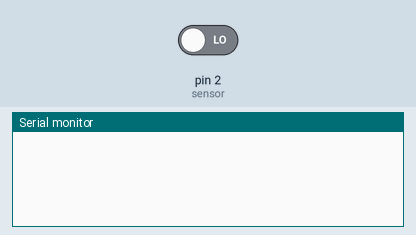
This sketch was run on a simulated Arduino Uno, built with avr-gcc and run on an emulated ATmega328P. Parts: the last lines printed to the serial monitor. The inputs (shaded band) are chosen by the test bench; at power-on: pin 2 (sensor) LOW.

Above: at 1.8 s.
1.9 s: pin 2 (sensor) driven HIGH
At 3.2 s:
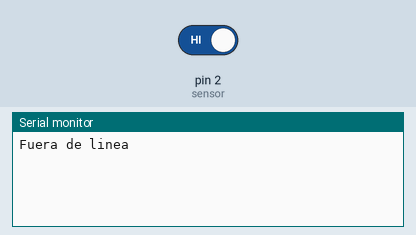
3.5 s: pin 2 (sensor) driven LOW
At 4.3 s:
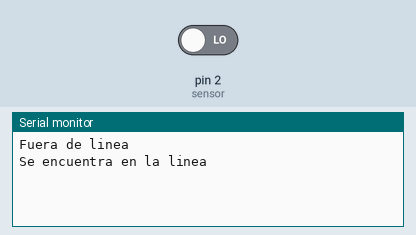

Measured:
- after the input at 1.9 s, the serial monitor: prints a new line after 0.10 s (image 1)
- after the input at 3.5 s, the serial monitor: prints a new line at once (image 2)

The sketch:

sensor_de_linea.ino
```cpp
template <class EMA> inline Print &operator <<(Print &obj, EMA arg){
  obj.print(arg);
  return obj;
}


// el sensor devuelve low si esta en la linea, sino esta en la linea devueve hifh
int sensor = 2;
int valor;
bool anterior = false;

void setup() {
  pinMode(sensor, INPUT);
  Serial.begin(9600);
}

void loop() {

  valor = digitalRead(sensor);

  if(anterior != valor){
    if(valor == HIGH){
      Serial << "Fuera de linea\n";
      anterior = valor;
     }
     else{
      Serial << "Se encuentra en la linea\n";
      anterior = valor;
     }
   }
   delay(500);
}
```
